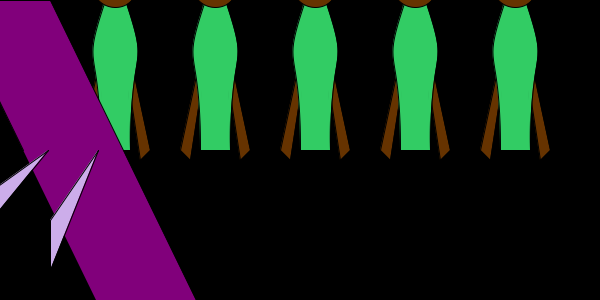
Frame 1 (no input)
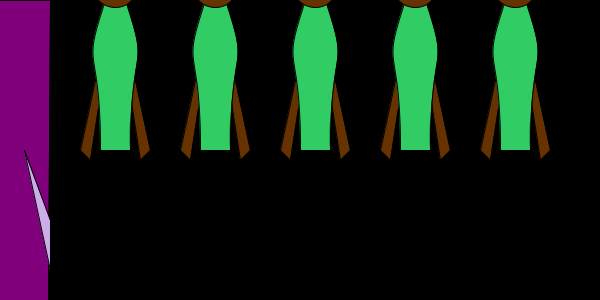
Frame 60 (the mouse pressed at the canvas centre just before this capture)
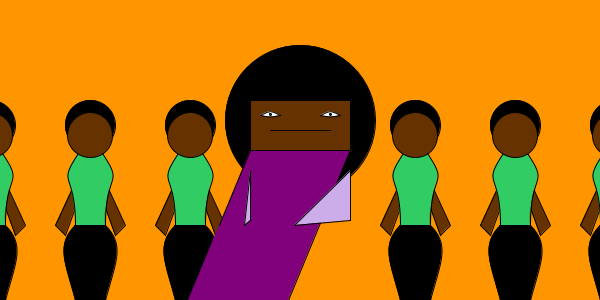
Frame 120 (the mouse held since frame 60 and released just before this capture)

The Processing sketch that drew these frames (run headless with seeded random() and noise(); from frame 60 on, the mouse is pressed at the canvas centre):

// Processing sketch: processing_2217
// ── processing_2217.pde

int mouseXOld;
int mouseYOld;
int walk;
gall dancer1;
gall dancer2;
gall dancer3;
gall dancer4;
gall dancer5;
gall dancer6;
gall dancer7;
gall dancer8;
gall dancer9;
gall dancer10;
void setup()
{
  size(600,300);
  dancer1 = new gall();
  dancer2 = new gall();
  dancer3 = new gall();
  dancer4 = new gall();
  dancer5 = new gall();
  dancer6 = new gall();
  dancer7 = new gall();
  dancer8 = new gall();
  dancer9 = new gall();
  dancer10 = new gall();
}
void draw()
{
  background(mouseX,mouseY,(mouseSpeedX()+mouseSpeedY())/3);
  smooth();                                                               
  dancer1.show(100);
  dancer2.show(200);
  dancer3.show(300);
  dancer4.show(400);
  dancer5.show(500);
  dancer6.show(-125);
  dancer7.show(-225);
  dancer8.show(-325);
  dancer9.show(-425);
  dancer10.show(-550);
  fill(0);
  ellipse(mouseX+(mouseSpeedX()*2),mouseY+mouseSpeedY()-30,150,150);
  fill(129,0,123);
  if(mouseX>150+walk)
  {
    walk+=4;
  }
  if(mouseX<150+walk)
  {
    walk-=4;
  }
  beginShape();
  vertex(100+walk,300);
  vertex(200+walk,300);
  vertex(((mouseX+50+200+walk)+mouseSpeedX()*3)/2,(mouseY+300)/2);
  vertex(mouseX+50,mouseY);
  //vertex(mouseX+50+mouseSpeedX(),mouseY-50);

  //vertex(mouseX-50+mouseSpeedX(),mouseY-50);
  vertex(mouseX-50,mouseY);
  vertex(((mouseX-50+100+walk)+mouseSpeedX()*3)/2,(mouseY+300)/2);
  endShape();
  fill(102,51,0);
  beginShape();
  vertex(mouseX+50,mouseY);
  vertex(mouseX+50+mouseSpeedX(),mouseY-50);
  vertex(mouseX-50+mouseSpeedX(),mouseY-50);
  vertex(mouseX-50,mouseY);
  endShape();
  line(mouseX-50,mouseY,mouseX+50,mouseY);
  fill(0);
  bezier(mouseX-30,mouseY-20,mouseX+(random(-1,2)*mouseSpeedX()),mouseY-20+abs(mouseSpeedY()*2),mouseX+(random(-1,2)*mouseSpeedX()),mouseY-20+abs(mouseSpeedY()*2),mouseX+30,mouseY-20);
  fill(255);
  bezier(mouseX-40,mouseY-35,mouseX-30+mouseSpeedX()*2,mouseY-40+mouseSpeedY()*2,mouseX-30+mouseSpeedX()*2,mouseY-40,mouseX-20,mouseY-35);
  bezier(mouseX-40,mouseY-35,mouseX-30,mouseY-33,mouseX-30,mouseY-33,mouseX-20,mouseY-35);
  bezier(mouseX+40,mouseY-35,mouseX+30+mouseSpeedX()*2,mouseY-40+mouseSpeedY()*2,mouseX+30+mouseSpeedX()*2,mouseY-40,mouseX+20,mouseY-35);
  bezier(mouseX+40,mouseY-35,mouseX+30,mouseY-33,mouseX+30,mouseY-33,mouseX+20,mouseY-35);
  fill(0);
  ellipse(mouseX-30,mouseY-36,2+mouseSpeedX(),2+mouseSpeedY());
  ellipse(mouseX+30,mouseY-36,2+mouseSpeedX(),2+mouseSpeedY());
  fill(204,173,234);
  beginShape();
  vertex((mouseX+200+walk)/2,(mouseY+300)/2);
  vertex(mouseX+50+mouseSpeedX(),200-(mouseY/3)-mouseSpeedX()+20);
  vertex(mouseX+50+mouseSpeedX(),250-(mouseY/3)-mouseSpeedX()+20);
  endShape();
  line((mouseX+200+walk)/2,(mouseY+300)/2,mouseX+50+mouseSpeedX(),20+250-(mouseY/3)-mouseSpeedX());
  beginShape();
  vertex((mouseX+100+walk)/2,(mouseY+300)/2);
  vertex(mouseX-50+mouseSpeedX(),200-(mouseY/3)+mouseSpeedX()+20);
  vertex(mouseX-50+mouseSpeedX(),250-(mouseY/3)+mouseSpeedX()+20);
  endShape();
  line((mouseX+100+walk)/2,(mouseY+300)/2,mouseX-50+mouseSpeedX(),250+20-(mouseY/3)+mouseSpeedX());
  fill(0);
  mouseXOld=mouseX;
  mouseYOld=mouseY;
  println(mouseSpeedY());
  
}
int mouseSpeedX()
{
  return mouseXOld-mouseX;
}
int mouseSpeedY()
{
  return mouseYOld-mouseY;
}
void keyPressed()
{
  if(key=='d')
  {
    walk+=4;
  }
  if(key=='a')
  {
    walk-=4;
  }
}
class gall
{
  void show(int distance)
  {
    fill(0);
    ellipse(mouseX+distance+15+mouseSpeedX()*2,mouseY-25,50,50);
    bezier(mouseX+distance+mouseSpeedX(),300,mouseX+distance-10+mouseSpeedX()*2,(((mouseY+300)/2)+300)/2,mouseX+distance-20+mouseSpeedX()*2,((mouseY+300)/2)+20,mouseX+distance+mouseSpeedX(),(mouseY+300)/2);
    
    beginShape();
    vertex(mouseX+distance+mouseSpeedX(),300);
    vertex(mouseX+distance+30+mouseSpeedX(),300);
    vertex(mouseX+distance+30+mouseSpeedX(),(mouseY+300)/2);
    vertex(mouseX+distance+mouseSpeedX()-1,(mouseY+300)/2);
    endShape();
    bezier(mouseX+distance+mouseSpeedX()+30,300,mouseX+distance+10+30+mouseSpeedX()*2,(((mouseY+300)/2)+300)/2,mouseX+distance+20+30+mouseSpeedX()*2,((mouseY+300)/2)+20,mouseX+distance+mouseSpeedX()+30,(mouseY+300)/2);
    fill(102,51,0);
    beginShape();
    vertex(mouseX+distance+10+mouseSpeedX(),mouseY+10);
    vertex(mouseX+distance-20+mouseSpeedX(),(mouseY+300)/2+mouseSpeedX());
    vertex(mouseX+distance-20+mouseSpeedX()+10,(mouseY+300)/2+10+mouseSpeedX());
    vertex(mouseX+distance+10+mouseSpeedX(),mouseY+30);
    endShape();
    beginShape();
    vertex(mouseX+distance+20+mouseSpeedX(),mouseY+10);
    vertex(mouseX+distance+50+mouseSpeedX(),(mouseY+300)/2+mouseSpeedX());
    vertex(mouseX+distance+50+mouseSpeedX()-10,(mouseY+300)/2+10+mouseSpeedX());
    vertex(mouseX+distance+20+mouseSpeedX(),mouseY+30);
    endShape();
    fill(50,204,100);
    beginShape();
    vertex(mouseX+distance+mouseSpeedX(),(mouseY+300)/2);
    vertex(mouseX+distance+mouseSpeedX()+30,(mouseY+300)/2);
    vertex(mouseX+distance+mouseSpeedX()*2+30-3,mouseY);
    vertex(mouseX+distance+mouseSpeedX()*2+3,mouseY);
    endShape();
    bezier(mouseX+distance+mouseSpeedX(),(mouseY+300)/2,mouseX+distance+mouseSpeedX()*2,(((((mouseY+300)/2)+mouseY)/2)+mouseY)/2,mouseX-20+distance+mouseSpeedX(),(((mouseY+300)/2)+mouseY)/2,mouseX+distance+5+mouseSpeedX()*2,mouseY);
    bezier(mouseX+distance+mouseSpeedX()+30,(mouseY+300)/2,mouseX+30+distance+mouseSpeedX()*2,(((((mouseY+300)/2)+mouseY)/2)+mouseY)/2,mouseX+20+30+distance+mouseSpeedX(),(((mouseY+300)/2)+mouseY)/2,mouseX+30-5+distance+mouseSpeedX()*2,mouseY);
    fill(102,51,0);
    ellipse(mouseX+distance+15+mouseSpeedX()*2,mouseY-15,45,45);
    
    
  }
}
